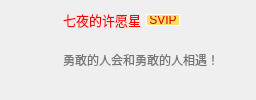
                       <widget class="QWidget" name="widget_38" native="true">
                        <property name="styleSheet">
                         <string notr="true">QWidget#widget_38{
	max-height:60px;
	min-height:60px;
}
QWidget#widget_38:hover{
	background-color: rgb(242, 242, 242);
}</string>
                        </property>
                        <layout class="QHBoxLayout" name="horizontalLayout_33" stretch="0,1,0">
                         <property name="spacing">
                          <number>9</number>
                         </property>
                         <property name="leftMargin">
                          <number>14</number>
                         </property>
                         <property name="topMargin">
                          <number>10</number>
                         </property>
                         <property name="rightMargin">
                          <number>8</number>
                         </property>
                         <property name="bottomMargin">
                          <number>10</number>
                         </property>
                         <item>
                          <widget class="QPushButton" name="pushButton_63">
                           <property name="styleSheet">
                            <string notr="true">QPushButton{
	min-height:40px;
	min-width:40px;
	max-height:40px;
	max-width:40px;
	border-radius:20px;
}</string>
                           </property>
                           <property name="text">
                            <string/>
                           </property>
                           <property name="icon">
                            <iconset resource="resource/resources.qrc">
                             <normaloff>:/image/image/QQ图片20230507155540.png</normaloff>:/image/image/QQ图片20230507155540.png</iconset>
                           </property>
                           <property name="iconSize">
                            <size>
                             <width>40</width>
                             <height>40</height>
                            </size>
                           </property>
                          </widget>
                         </item>
                         <item>
                          <layout class="QVBoxLayout" name="verticalLayout_59">
                           <property name="spacing">
                            <number>0</number>
                           </property>
                           <property name="sizeConstraint">
                            <enum>QLayout::SetDefaultConstraint</enum>
                           </property>
                           <property name="leftMargin">
                            <number>0</number>
                           </property>
                           <property name="rightMargin">
                            <number>0</number>
                           </property>
                           <item>
                            <layout class="QHBoxLayout" name="horizontalLayout_25">
                             <property name="spacing">
                              <number>5</number>
                             </property>
                             <item>
                              <widget class="QLabel" name="label_85">
                               <property name="sizePolicy">
                                <sizepolicy hsizetype="Fixed" vsizetype="Preferred">
                                 <horstretch>0</horstretch>
                                 <verstretch>0</verstretch>
                                </sizepolicy>
                               </property>
                               <property name="styleSheet">
                                <string notr="true">QLabel{
	font-size:13px;
}</string>
                               </property>
                               <property name="text">
                                <string>&lt;html&gt;&lt;head/&gt;&lt;body&gt;&lt;p&gt;&lt;span style=&quot; color:#ff0000;&quot;&gt;七夜的许愿星&lt;/span&gt;&lt;/p&gt;&lt;/body&gt;&lt;/html&gt;</string>
                               </property>
                              </widget>
                             </item>
                             <item>
                              <widget class="QPushButton" name="pushButton_70">
                               <property name="sizePolicy">
                                <sizepolicy hsizetype="Fixed" vsizetype="Preferred">
                                 <horstretch>0</horstretch>
                                 <verstretch>0</verstretch>
                                </sizepolicy>
                               </property>
                               <property name="styleSheet">
                                <string notr="true">QPushButton{
	padding: 1 2 1 2;
	border-radius:1px;
	border: 1px solid white;
	max-height:8px;
	min-height:8px;
	color: rgb(213, 1, 1);
	background-color: rgb(255, 222, 102);
	font: 900 10px &quot;Segoe UI Black&quot;;
}
QPushButton:hover{
	border-color: rgb(213, 1, 1);
}</string>
                               </property>
                               <property name="text">
                                <string>SVIP</string>
                               </property>
                              </widget>
                             </item>
                             <item>
                              <spacer name="horizontalSpacer_5">
                               <property name="orientation">
                                <enum>Qt::Horizontal</enum>
                               </property>
                               <property name="sizeHint" stdset="0">
                                <size>
                                 <width>0</width>
                                 <height>20</height>
                                </size>
                               </property>
                              </spacer>
                             </item>
                            </layout>
                           </item>
                           <item>
                            <widget class="QLabel" name="label_90">
                             <property name="styleSheet">
                              <string notr="true">QLabel{
	color: rgb(117, 117, 117);
}</string>
                             </property>
                             <property name="text">
                              <string>勇敢的人会和勇敢的人相遇！</string>
                             </property>
                            </widget>
                           </item>
                          </layout>
                         </item>
                         <item>
                          <layout class="QVBoxLayout" name="verticalLayout_60">
                           <item>
                            <widget class="QPushButton" name="pushButton_39">
                             <property name="sizePolicy">
                              <sizepolicy hsizetype="Preferred" vsizetype="Fixed">
                               <horstretch>0</horstretch>
                               <verstretch>0</verstretch>
                              </sizepolicy>
                             </property>
                             <property name="styleSheet">
                              <string notr="true">QPushButton{
	height:20px;
	width:20px;
	border:none;
	image: url(:/icon/icon/视频摄像机灰.svg);
}
QPushButton:hover{
	image: url(:/icon/icon/视频摄像机黑.svg);
}</string>
                             </property>
                             <property name="text">
                              <string/>
                             </property>
                             <property name="icon">
                              <iconset>
                               <normaloff>:/icon/icon/视频摄像机.svg</normaloff>:/icon/icon/视频摄像机.svg</iconset>
                             </property>
                             <property name="iconSize">
                              <size>
                               <width>20</width>
                               <height>20</height>
                              </size>
                             </property>
                            </widget>
                           </item>
                          </layout>
                         </item>
                        </layout>
                       </widget>
